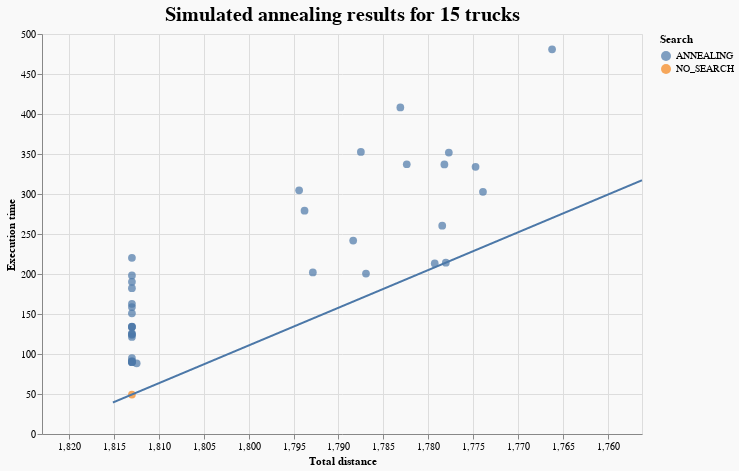

Here is the notebook cell this chart was saved with:
### Code cell
plot_results(annealing_greedy_15, annealing_tooltips, "Simulated annealing results for 15 trucks").properties(
    width=600, height=400, background="#F9F9F9"
)

### Figure 1 — Vega-Lite specification as saved in the notebook (floating-point values rounded to 4 significant figures; data arrays with more than 128 entries replaced by an {"elided": "..."} marker saying what was removed)
{"config": {"view": {"continuousWidth": 400, "continuousHeight": 300}}, "layer": [{"data": {"name": "data-e6209e29147b828eeb21c5830d9c98c3"}, "mark": {"type": "circle", "size": 60}, "encoding": {"color": {"field": "search", "title": "Search", "type": "nominal"}, "tooltip": [{"field": "heuristic", "title": "Heuristic", "type": "nominal"}, {"field": "search", "title": "Search", "type": "nominal"}, {"field": "base_solution", "title": "Base solution", "type": "nominal"}, {"field": "iterations", "title": "Iterations", "type": "quantitative"}, {"field": "TotalDistance", "title": "Total distance", "type": "quantitative"}, {"field": "execution_time", "title": "Execution time", "type": "quantitative"}, {"field": "temp_coef", "title": "Temp coef", "type": "quantitative"}], "x": {"field": "TotalDistance", "scale": {"domain": [1823.0, 1756.0]}, "title": "Total distance", "type": "quantitative"}, "y": {"field": "execution_time", "scale": {"domain": [39.37, 490.9]}, "title": "Execution time", "type": "quantitative"}}, "title": {"text": "Simulated annealing results for 15 trucks", "anchor": "middle", "fontSize": 20}}, {"data": {"name": "data-1af3f87ea36a45c0e3d243d33994df9a"}, "mark": "line", "encoding": {"x": {"field": "x", "scale": {"domain": [1823.0, 1756.0]}, "type": "quantitative"}, "y": {"field": "y", "type": "quantitative"}}}], "background": "#F9F9F9", "height": 400, "width": 600, "$schema": "https://vega.github.io/schema/vega-lite/v4.17.0.json", "datasets": {"data-e6209e29147b828eeb21c5830d9c98c3": [{"Unnamed: 0": 25, "base_solution": "SIMPLE_GREEDY", "heuristic": "ANY_MOVE_SWAP", "search": "ANNEALING", "iterations": 3000.0, "temp_coef": 1e-05, "population_size": null, "mutation_probability": null, "tabu_queue_coef": null, "swap_any_to_generate": null, "TotalDistance": 1813.0, "TotalTime": 6.926, "UnusedTrucksCount": 0, "OrphansCount": 0, "execution_time": 133.8, "TotalFuel": 453.2, "TrucksCount": 15, "Relation": 0.0}, {"Unnamed: 0": 35, "base_solution": "SIMPLE_GREEDY", "heuristic": "ANY_EXPORTATION_TIME1", "search": "ANNEALING", "iterations": 5000.0, "temp_coef": 1e-05, "population_size": null, "mutation_probability": null, "tabu_queue_coef": null, "swap_any_to_generate": null, "TotalDistance": 1813.0, "TotalTime": 6.926, "UnusedTrucksCount": 0, "OrphansCount": 0, "execution_time": 90.64, "TotalFuel": 453.2, "TrucksCount": 15, "Relation": 0.0}, {"Unnamed: 0": 36, "base_solution": "SIMPLE_GREEDY", "heuristic": "MOVE_IN_EXPORTATION", "search": "ANNEALING", "iterations": 3000.0, "temp_coef": 0.0001, "population_size": null, "mutation_probability": null, "tabu_queue_coef": null, "swap_any_to_generate": null, "TotalDistance": 1787.0, "TotalTime": 6.751, "UnusedTrucksCount": 0, "OrphansCount": 0, "execution_time": 200.6, "TotalFuel": 446.7, "TrucksCount": 15, "Relation": 0.1721}, {"Unnamed: 0": 38, "base_solution": "SIMPLE_GREEDY", "heuristic": "ANY_EXPORTATION", "search": "ANNEALING", "iterations": 3000.0, "temp_coef": 1e-05, "population_size": null, "mutation_probability": null, "tabu_queue_coef": null, "swap_any_to_generate": null, "TotalDistance": 1788.0, "TotalTime": 6.665, "UnusedTrucksCount": 0, "OrphansCount": 0, "execution_time": 241.8, "TotalFuel": 447.1, "TrucksCount": 15, "Relation": 0.1279}, {"Unnamed: 0": 49, "base_solution": "SIMPLE_GREEDY", "heuristic": "REMOVE_LOOPS_SWAP_ANY_EXPORTATION", "search": "ANNEALING", "iterations": 5000.0, "temp_coef": 0.0001, "population_size": null, "mutation_probability": null, "tabu_queue_coef": null, "swap_any_to_generate": null, "TotalDistance": 1813.0, "TotalTime": 6.926, "UnusedTrucksCount": 0, "OrphansCount": 0, "execution_time": 158.7, "TotalFuel": 453.2, "TrucksCount": 15, "Relation": 0.0}, {"Unnamed: 0": 74, "base_solution": "SIMPLE_GREEDY", "heuristic": "ANY_EXPORTATION_TIME1", "search": "ANNEALING", "iterations": 5000.0, "temp_coef": 0.0001, "population_size": null, "mutation_probability": null, "tabu_queue_coef": null, "swap_any_to_generate": null, "TotalDistance": 1813.0, "TotalTime": 6.926, "UnusedTrucksCount": 0, "OrphansCount": 0, "execution_time": 190.2, "TotalFuel": 453.2, "TrucksCount": 15, "Relation": 0.0}, {"Unnamed: 0": 80, "base_solution": "SIMPLE_GREEDY", "heuristic": "ANY_MOVE_EXPORTATION", "search": "ANNEALING", "iterations": 5000.0, "temp_coef": 0.0001, "population_size": null, "mutation_probability": null, "tabu_queue_coef": null, "swap_any_to_generate": null, "TotalDistance": 1783.0, "TotalTime": 6.642, "UnusedTrucksCount": 0, "OrphansCount": 0, "execution_time": 408.2, "TotalFuel": 445.8, "TrucksCount": 15, "Relation": 0.08319}, {"Unnamed: 0": 104, "base_solution": "SIMPLE_GREEDY", "heuristic": "REMOVE_LOOPS_SWAP_ANY_EXPORTATION", "search": "ANNEALING", "iterations": 3000.0, "temp_coef": 1e-05, "population_size": null, "mutation_probability": null, "tabu_queue_coef": null, "swap_any_to_generate": null, "TotalDistance": 1813.0, "TotalTime": 6.926, "UnusedTrucksCount": 0, "OrphansCount": 0, "execution_time": 89.73, "TotalFuel": 453.2, "TrucksCount": 15, "Relation": 0.0}, {"Unnamed: 0": 113, "base_solution": "SIMPLE_GREEDY", "heuristic": "ANY_MOVE_SWAP", "search": "ANNEALING", "iterations": 3000.0, "temp_coef": 0.0001, "population_size": null, "mutation_probability": null, "tabu_queue_coef": null, "swap_any_to_generate": null, "TotalDistance": 1813.0, "TotalTime": 6.926, "UnusedTrucksCount": 0, "OrphansCount": 0, "execution_time": 150.9, "TotalFuel": 453.2, "TrucksCount": 15, "Relation": 0.0}, {"Unnamed: 0": 128, "base_solution": "SIMPLE_GREEDY", "heuristic": "ANY_MOVE_EXPORTATION_FIXED2", "search": "ANNEALING", "iterations": 5000.0, "temp_coef": 0.0001, "population_size": null, "mutation_probability": null, "tabu_queue_coef": null, "swap_any_to_generate": null, "TotalDistance": 1813.0, "TotalTime": 6.926, "UnusedTrucksCount": 0, "OrphansCount": 0, "execution_time": 220.2, "TotalFuel": 453.2, "TrucksCount": 15, "Relation": 0.0}, {"Unnamed: 0": 130, "base_solution": "SIMPLE_GREEDY", "heuristic": "ANY_EXPORTATION_TIME1", "search": "ANNEALING", "iterations": 3000.0, "temp_coef": 0.0001, "population_size": null, "mutation_probability": null, "tabu_queue_coef": null, "swap_any_to_generate": null, "TotalDistance": 1813.0, "TotalTime": 6.926, "UnusedTrucksCount": 0, "OrphansCount": 0, "execution_time": 134.2, "TotalFuel": 453.2, "TrucksCount": 15, "Relation": 0.0}, {"Unnamed: 0": 132, "base_solution": "SIMPLE_GREEDY", "heuristic": "ANY_EXPORTATION", "search": "ANNEALING", "iterations": 3000.0, "temp_coef": 0.0001, "population_size": null, "mutation_probability": null, "tabu_queue_coef": null, "swap_any_to_generate": null, "TotalDistance": 1793.0, "TotalTime": 6.621, "UnusedTrucksCount": 0, "OrphansCount": 0, "execution_time": 202.0, "TotalFuel": 448.2, "TrucksCount": 15, "Relation": 0.1318}, {"Unnamed: 0": 138, "base_solution": "SIMPLE_GREEDY", "heuristic": "ANY_MOVE_EXPORTATION_FIXED2", "search": "ANNEALING", "iterations": 3000.0, "temp_coef": 1e-05, "population_size": null, "mutation_probability": null, "tabu_queue_coef": null, "swap_any_to_generate": null, "TotalDistance": 1813.0, "TotalTime": 6.926, "UnusedTrucksCount": 0, "OrphansCount": 0, "execution_time": 125.8, "TotalFuel": 453.2, "TrucksCount": 15, "Relation": 0.0}, {"Unnamed: 0": 168, "base_solution": "SIMPLE_GREEDY", "heuristic": "REMOVE_LOOPS_SWAP_ANY_EXPORTATION", "search": "ANNEALING", "iterations": 5000.0, "temp_coef": 1e-05, "population_size": null, "mutation_probability": null, "tabu_queue_coef": null, "swap_any_to_generate": null, "TotalDistance": 1812.0, "TotalTime": 6.989, "UnusedTrucksCount": 0, "OrphansCount": 0, "execution_time": 88.31, "TotalFuel": 453.1, "TrucksCount": 15, "Relation": 0.01354}, {"Unnamed: 0": 176, "base_solution": "SIMPLE_GREEDY", "heuristic": "ANY_MOVE_EXPORTATION", "search": "ANNEALING", "iterations": 5000.0, "temp_coef": 1e-05, "population_size": null, "mutation_probability": null, "tabu_queue_coef": null, "swap_any_to_generate": null, "TotalDistance": 1766.0, "TotalTime": 6.543, "UnusedTrucksCount": 0, "OrphansCount": 0, "execution_time": 480.9, "TotalFuel": 441.6, "TrucksCount": 15, "Relation": 0.1083}, {"Unnamed: 0": 183, "base_solution": "SIMPLE_GREEDY", "heuristic": "ANY_MOVE_SWAP", "search": "ANNEALING", "iterations": 5000.0, "temp_coef": 1e-05, "population_size": null, "mutation_probability": null, "tabu_queue_coef": null, "swap_any_to_generate": null, "TotalDistance": 1813.0, "TotalTime": 6.926, "UnusedTrucksCount": 0, "OrphansCount": 0, "execution_time": 124.8, "TotalFuel": 453.2, "TrucksCount": 15, "Relation": 0.0}, {"Unnamed: 0": 191, "base_solution": "SIMPLE_GREEDY", "heuristic": "REMOVE_LOOPS_SWAP_ANY_EXPORTATION", "search": "ANNEALING", "iterations": 3000.0, "temp_coef": 0.0001, "population_size": null, "mutation_probability": null, "tabu_queue_coef": null, "swap_any_to_generate": null, "TotalDistance": 1813.0, "TotalTime": 6.926, "UnusedTrucksCount": 0, "OrphansCount": 0, "execution_time": 124.0, "TotalFuel": 453.2, "TrucksCount": 15, "Relation": 0.0}, {"Unnamed: 0": 197, "base_solution": "SIMPLE_GREEDY", "heuristic": "ANY_EXPORTATION_PROB1", "search": "ANNEALING", "iterations": 3000.0, "temp_coef": 1e-05, "population_size": null, "mutation_probability": null, "tabu_queue_coef": null, "swap_any_to_generate": null, "TotalDistance": 1813.0, "TotalTime": 6.926, "UnusedTrucksCount": 0, "OrphansCount": 0, "execution_time": 89.76, "TotalFuel": 453.2, "TrucksCount": 15, "Relation": 0.0}, {"Unnamed: 0": 199, "base_solution": "SIMPLE_GREEDY", "heuristic": "ANY_MOVE_EXPORTATION", "search": "ANNEALING", "iterations": 3000.0, "temp_coef": 1e-05, "population_size": null, "mutation_probability": null, "tabu_queue_coef": null, "swap_any_to_generate": null, "TotalDistance": 1774.0, "TotalTime": 6.573, "UnusedTrucksCount": 0, "OrphansCount": 0, "execution_time": 302.7, "TotalFuel": 443.5, "TrucksCount": 15, "Relation": 0.1541}, {"Unnamed: 0": 206, "base_solution": "SIMPLE_GREEDY", "heuristic": "REMOVE_LOOPS_MOVE_EXPORTATION", "search": "ANNEALING", "iterations": 5000.0, "temp_coef": 0.0001, "population_size": null, "mutation_probability": null, "tabu_queue_coef": null, "swap_any_to_generate": null, "TotalDistance": 1775.0, "TotalTime": 6.624, "UnusedTrucksCount": 0, "OrphansCount": 0, "execution_time": 334.0, "TotalFuel": 443.7, "TrucksCount": 15, "Relation": 0.1342}, {"Unnamed: 0": 209, "base_solution": "SIMPLE_GREEDY", "heuristic": "ANY_MOVE_EXPORTATION_FIXED2", "search": "ANNEALING", "iterations": 5000.0, "temp_coef": 1e-05, "population_size": null, "mutation_probability": null, "tabu_queue_coef": null, "swap_any_to_generate": null, "TotalDistance": 1813.0, "TotalTime": 6.926, "UnusedTrucksCount": 0, "OrphansCount": 0, "execution_time": 121.3, "TotalFuel": 453.2, "TrucksCount": 15, "Relation": 0.0}, {"Unnamed: 0": 211, "base_solution": "SIMPLE_GREEDY", "heuristic": "ANY_MOVE_SWAP", "search": "ANNEALING", "iterations": 5000.0, "temp_coef": 0.0001, "population_size": null, "mutation_probability": null, "tabu_queue_coef": null, "swap_any_to_generate": null, "TotalDistance": 1813.0, "TotalTime": 6.926, "UnusedTrucksCount": 0, "OrphansCount": 0, "execution_time": 198.3, "TotalFuel": 453.2, "TrucksCount": 15, "Relation": 0.0}, {"Unnamed: 0": 239, "base_solution": "SIMPLE_GREEDY", "heuristic": "REMOVE_LOOPS_MOVE_EXPORTATION", "search": "ANNEALING", "iterations": 3000.0, "temp_coef": 0.0001, "population_size": null, "mutation_probability": null, "tabu_queue_coef": null, "swap_any_to_generate": null, "TotalDistance": 1778.0, "TotalTime": 6.648, "UnusedTrucksCount": 0, "OrphansCount": 0, "execution_time": 214.2, "TotalFuel": 444.5, "TrucksCount": 15, "Relation": 0.2118}, {"Unnamed: 0": 249, "base_solution": "SIMPLE_GREEDY", "heuristic": "ANY_MOVE_EXPORTATION_FIXED2", "search": "ANNEALING", "iterations": 3000.0, "temp_coef": 0.0001, "population_size": null, "mutation_probability": null, "tabu_queue_coef": null, "swap_any_to_generate": null, "TotalDistance": 1813.0, "TotalTime": 6.926, "UnusedTrucksCount": 0, "OrphansCount": 0, "execution_time": 162.7, "TotalFuel": 453.2, "TrucksCount": 15, "Relation": 0.0}, {"Unnamed: 0": 254, "base_solution": "SIMPLE_GREEDY", "heuristic": "ANY_EXPORTATION", "search": "ANNEALING", "iterations": 5000.0, "temp_coef": 0.0001, "population_size": null, "mutation_probability": null, "tabu_queue_coef": null, "swap_any_to_generate": null, "TotalDistance": 1794.0, "TotalTime": 6.668, "UnusedTrucksCount": 0, "OrphansCount": 0, "execution_time": 304.6, "TotalFuel": 448.6, "TrucksCount": 15, "Relation": 0.07285}, {"Unnamed: 0": 275, "base_solution": "SIMPLE_GREEDY", "heuristic": "MOVE_IN_EXPORTATION", "search": "ANNEALING", "iterations": 5000.0, "temp_coef": 0.0001, "population_size": null, "mutation_probability": null, "tabu_queue_coef": null, "swap_any_to_generate": null, "TotalDistance": 1782.0, "TotalTime": 6.675, "UnusedTrucksCount": 0, "OrphansCount": 0, "execution_time": 337.2, "TotalFuel": 445.6, "TrucksCount": 15, "Relation": 0.1062}, {"Unnamed: 0": 283, "base_solution": "SIMPLE_GREEDY", "heuristic": null, "search": "NO_SEARCH", "iterations": null, "temp_coef": null, "population_size": null, "mutation_probability": null, "tabu_queue_coef": null, "swap_any_to_generate": null, "TotalDistance": 1813.0, "TotalTime": 6.926, "UnusedTrucksCount": 0, "OrphansCount": 0, "execution_time": 49.37, "TotalFuel": 453.2, "TrucksCount": 15, "Relation": 0.0}, {"Unnamed: 0": 284, "base_solution": "SIMPLE_GREEDY", "heuristic": "ANY_EXPORTATION_PROB1", "search": "ANNEALING", "iterations": 5000.0, "temp_coef": 0.0001, "population_size": null, "mutation_probability": null, "tabu_queue_coef": null, "swap_any_to_generate": null, "TotalDistance": 1813.0, "TotalTime": 6.926, "UnusedTrucksCount": 0, "OrphansCount": 0, "execution_time": 182.3, "TotalFuel": 453.2, "TrucksCount": 15, "Relation": 0.0}, {"Unnamed: 0": 287, "base_solution": "SIMPLE_GREEDY", "heuristic": "REMOVE_LOOPS_MOVE_EXPORTATION", "search": "ANNEALING", "iterations": 3000.0, "temp_coef": 1e-05, "population_size": null, "mutation_probability": null, "tabu_queue_coef": null, "swap_any_to_generate": null, "TotalDistance": 1778.0, "TotalTime": 6.642, "UnusedTrucksCount": 0, "OrphansCount": 0, "execution_time": 260.4, "TotalFuel": 444.6, "TrucksCount": 15, "Relation": 0.1636}, {"Unnamed: 0": 294, "base_solution": "SIMPLE_GREEDY", "heuristic": "ANY_EXPORTATION_PROB1", "search": "ANNEALING", "iterations": 3000.0, "temp_coef": 0.0001, "population_size": null, "mutation_probability": null, "tabu_queue_coef": null, "swap_any_to_generate": null, "TotalDistance": 1813.0, "TotalTime": 6.926, "UnusedTrucksCount": 0, "OrphansCount": 0, "execution_time": 133.9, "TotalFuel": 453.2, "TrucksCount": 15, "Relation": 0.0}, {"Unnamed: 0": 304, "base_solution": "SIMPLE_GREEDY", "heuristic": "REMOVE_LOOPS_MOVE_EXPORTATION", "search": "ANNEALING", "iterations": 5000.0, "temp_coef": 1e-05, "population_size": null, "mutation_probability": null, "tabu_queue_coef": null, "swap_any_to_generate": null, "TotalDistance": 1778.0, "TotalTime": 6.642, "UnusedTrucksCount": 0, "OrphansCount": 0, "execution_time": 351.7, "TotalFuel": 444.4, "TrucksCount": 15, "Relation": 0.1166}, {"Unnamed: 0": 306, "base_solution": "SIMPLE_GREEDY", "heuristic": "MOVE_IN_EXPORTATION", "search": "ANNEALING", "iterations": 3000.0, "temp_coef": 1e-05, "population_size": null, "mutation_probability": null, "tabu_queue_coef": null, "swap_any_to_generate": null, "TotalDistance": 1779.0, "TotalTime": 6.671, "UnusedTrucksCount": 0, "OrphansCount": 0, "execution_time": 213.2, "TotalFuel": 444.8, "TrucksCount": 15, "Relation": 0.2056}, {"Unnamed: 0": 321, "base_solution": "SIMPLE_GREEDY", "heuristic": "ANY_MOVE_EXPORTATION", "search": "ANNEALING", "iterations": 3000.0, "temp_coef": 0.0001, "population_size": null, "mutation_probability": null, "tabu_queue_coef": null, "swap_any_to_generate": null, "TotalDistance": 1794.0, "TotalTime": 6.862, "UnusedTrucksCount": 0, "OrphansCount": 0, "execution_time": 279.1, "TotalFuel": 448.4, "TrucksCount": 15, "Relation": 0.08356}, {"Unnamed: 0": 331, "base_solution": "SIMPLE_GREEDY", "heuristic": "MOVE_IN_EXPORTATION", "search": "ANNEALING", "iterations": 5000.0, "temp_coef": 1e-05, "population_size": null, "mutation_probability": null, "tabu_queue_coef": null, "swap_any_to_generate": null, "TotalDistance": 1778.0, "TotalTime": 6.649, "UnusedTrucksCount": 0, "OrphansCount": 0, "execution_time": 337.0, "TotalFuel": 444.6, "TrucksCount": 15, "Relation": 0.1208}, {"Unnamed: 0": 342, "base_solution": "SIMPLE_GREEDY", "heuristic": "ANY_EXPORTATION_PROB1", "search": "ANNEALING", "iterations": 5000.0, "temp_coef": 1e-05, "population_size": null, "mutation_probability": null, "tabu_queue_coef": null, "swap_any_to_generate": null, "TotalDistance": 1813.0, "TotalTime": 6.926, "UnusedTrucksCount": 0, "OrphansCount": 0, "execution_time": 94.81, "TotalFuel": 453.2, "TrucksCount": 15, "Relation": 0.0}, {"Unnamed: 0": 366, "base_solution": "SIMPLE_GREEDY", "heuristic": "ANY_EXPORTATION_TIME1", "search": "ANNEALING", "iterations": 3000.0, "temp_coef": 1e-05, "population_size": null, "mutation_probability": null, "tabu_queue_coef": null, "swap_any_to_generate": null, "TotalDistance": 1813.0, "TotalTime": 6.926, "UnusedTrucksCount": 0, "OrphansCount": 0, "execution_time": 90.64, "TotalFuel": 453.2, "TrucksCount": 15, "Relation": 0.0}, {"Unnamed: 0": 371, "base_solution": "SIMPLE_GREEDY", "heuristic": "ANY_EXPORTATION", "search": "ANNEALING", "iterations": 5000.0, "temp_coef": 1e-05, "population_size": null, "mutation_probability": null, "tabu_queue_coef": null, "swap_any_to_generate": null, "TotalDistance": 1788.0, "TotalTime": 6.704, "UnusedTrucksCount": 0, "OrphansCount": 0, "execution_time": 352.6, "TotalFuel": 446.9, "TrucksCount": 15, "Relation": 0.08398}], "data-1af3f87ea36a45c0e3d243d33994df9a": {"elided": "2779 records"}}}
